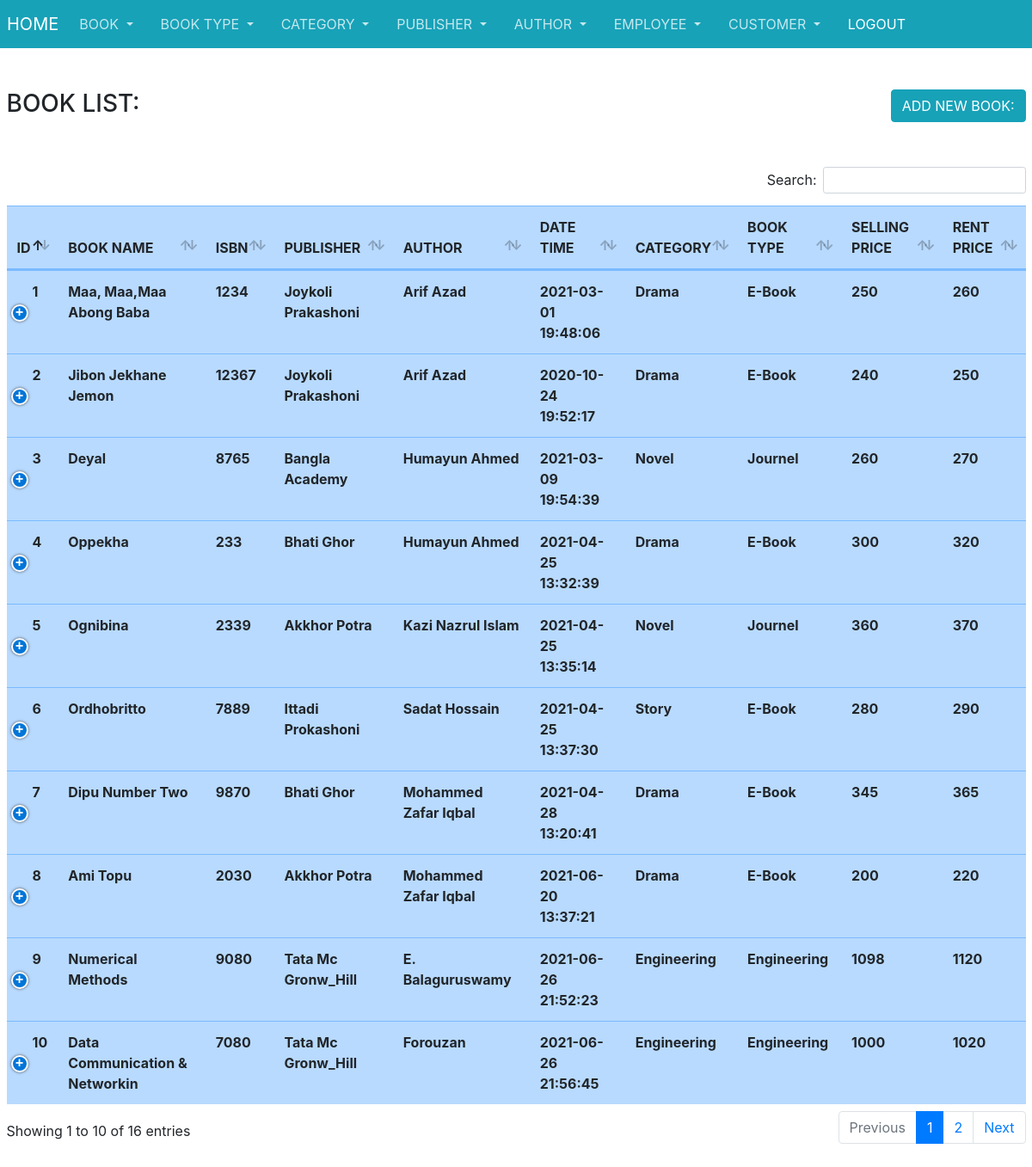
The page /views/book/index.php on the database its author committed.
### tables this page shows
CREATE TABLE `books` (
  `id` int(20) NOT NULL,
  `title` varchar(30) NOT NULL,
  `isbn` varchar(20) NOT NULL,
  `quantity` int(11) NOT NULL,
  `publisher_id` int(15) NOT NULL,
  `language` varchar(20) NOT NULL,
  `number_of_page` varchar(20) NOT NULL,
  `author_id` int(20) NOT NULL,
  `publish_date` date NOT NULL,
  `version` varchar(25) NOT NULL,
  `date_time` datetime NOT NULL DEFAULT current_timestamp(),
  `category_id` int(20) NOT NULL,
  `description` varchar(25) NOT NULL,
  `status` varchar(25) NOT NULL,
  `book_type_id` int(20) NOT NULL,
  `buying_price` float NOT NULL,
  `selling_price` double NOT NULL,
  `rent_price` double NOT NULL,
  `location` varchar(20) NOT NULL,
  `fine` varchar(24) NOT NULL,
  `column_status` varchar(20) NOT NULL DEFAULT 'ACTIVE'
);

### app/db/db.php (called while the page is built, shortened)
<?php
    function readQuery($sql)
    {
        $conn = new mysqli(servername , username, password, databaseName);
        $arr = [];
        $result = $conn->query($sql);
        if ($result == TRUE) {
            while($row = $result->fetch_assoc()) {
                $arr[] = $row;
            }
        }
        else
        {
            echo "Error: " . $conn->error;
        }
        $json_data = json_encode($arr);
        return $json_data;
    }
?>

### app/controller/bookController.php (called while the page is built, shortened)
<?php include_once('baseController.php');
function index()
{
    $s = "select * from book_details order by id";
    $book_details = readQuery($s);
    $book_details = json_decode($book_details);
    return $book_details;
}

### views/book/index.php (the view, shortened to what this page needs)
<?php include_once('../config.php');
        include_once(CON_FRONT.'bookController.php');
        $book_details = index();
?>
<!DOCTYPE html>
<html lang="en">
<head>
    <?php include_once('../layout/links.php') ?>
</head>
<body>
    <?php include_once('../layout/admin.php') ?>
    <div class="container-fluid" style="margin-top:80px">
        <br>
        <h3>BOOK LIST:<a href="create.php" class="btn btn-info float-right">ADD NEW BOOK:</a></h3>
        <br>
        <br>
        <table class="table table-hover table-primary" id="dataTable">
        <thead>
            <tr>
                <th>ID</th>
                <th>BOOK NAME</th>
                <th>ISBN</th>
                <th>PUBLISHER</th>
                <th>AUTHOR</th>
                <th>DATE TIME</th>
                <th>CATEGORY</th>
                <th>BOOK TYPE</th>
                <th>SELLING PRICE</th>
                <th>RENT PRICE</th>
            </tr>
            </thead>
            <tbody>
            <?php
        foreach($book_details as $b)
        { ?>
            <tr>
                <th><?= $b->id; ?></th>
                <th><?= $b->title; ?></th>
                <th><?= $b->isbn; ?></th>
                <th><?= $b->publisher_name; ?></th>
                <th><?= $b->author_name; ?></th>
                <th><?= $b->date_time; ?></th>
                <th><?= $b->category_name; ?></th>
                <th><?= $b->book_type_name; ?></th>
                <th><?= $b->selling_price; ?></th>
                <th><?= $b->rent_price; ?></th>
            </tr>
            <?php } ?>
            </tbody>
        </table>
    </div>
    <br>
    <br>
    <br>
</body>
</html>

### rows shown on the page
books: id "1", title "Maa, Maa,Maa Abong Baba", isbn "1234", publisher_name "Joykoli Prakashoni", author_name "Arif Azad", date_time "2021-03-01 19:48:06", category_name "Drama", book_type_name "E-Book", selling_price "250", rent_price "260"
books: id "2", title "Jibon Jekhane Jemon", isbn "12367", publisher_name "Joykoli Prakashoni", author_name "Arif Azad", date_time "2020-10-24 19:52:17", category_name "Drama", book_type_name "E-Book", selling_price "240", rent_price "250"
books: id "3", title "Deyal", isbn "8765", publisher_name "Bangla Academy", author_name "Humayun Ahmed", date_time "2021-03-09 19:54:39", category_name "Novel", book_type_name "Journel", selling_price "260", rent_price "270"
books: id "4", title "Oppekha", isbn "233", publisher_name "Bhati Ghor", author_name "Humayun Ahmed", date_time "2021-04-25 13:32:39", category_name "Drama", book_type_name "E-Book", selling_price "300", rent_price "320"
books: id "5", title "Ognibina", isbn "2339", publisher_name "Akkhor Potra", author_name "Kazi Nazrul Islam", date_time "2021-04-25 13:35:14", category_name "Novel", book_type_name "Journel", selling_price "360", rent_price "370"
books: id "6", title "Ordhobritto", isbn "7889", publisher_name "Ittadi Prokashoni", author_name "Sadat Hossain", date_time "2021-04-25 13:37:30", category_name "Story", book_type_name "E-Book", selling_price "280", rent_price "290"
books: id "7", title "Dipu Number Two", isbn "9870", publisher_name "Bhati Ghor", author_name "Mohammed Zafar Iqbal", date_time "2021-04-28 13:20:41", category_name "Drama", book_type_name "E-Book", selling_price "345", rent_price "365"
books: id "8", title "Ami Topu", isbn "2030", publisher_name "Akkhor Potra", author_name "Mohammed Zafar Iqbal", date_time "2021-06-20 13:37:21", category_name "Drama", book_type_name "E-Book", selling_price "200", rent_price "220"
books: id "9", title "Numerical Methods", isbn "9080", publisher_name "Tata Mc Gronw_Hill", author_name "E. Balaguruswamy", date_time "2021-06-26 21:52:23", category_name "Engineering", book_type_name "Engineering", selling_price "1098", rent_price "1120"
books: id "10", title "Data Communication & Networkin", isbn "7080", publisher_name "Tata Mc Gronw_Hill", author_name "Forouzan", date_time "2021-06-26 21:56:45", category_name "Engineering", book_type_name "Engineering", selling_price "1000", rent_price "1020"
